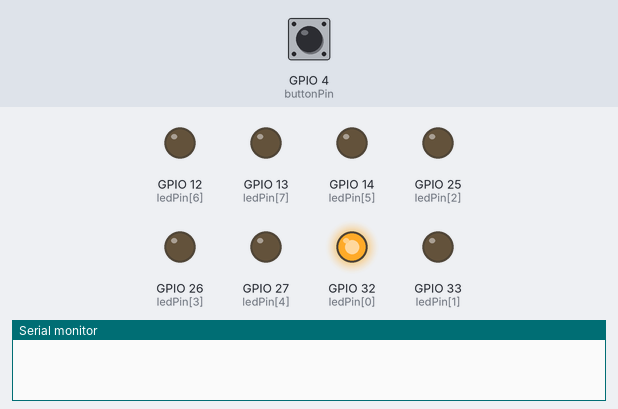
Recording of a sketch running on a simulated ESP32. Parts: output pins drawn as LEDs (lit = HIGH), the last lines printed to the serial monitor. The inputs (shaded band) are chosen by the test bench; at power-on: GPIO 4 (buttonPin) HIGH.

Above: at 1.2 s.
1.3 s: GPIO 4 (buttonPin) pulled LOW for 0.15 s
At 2.5 s:
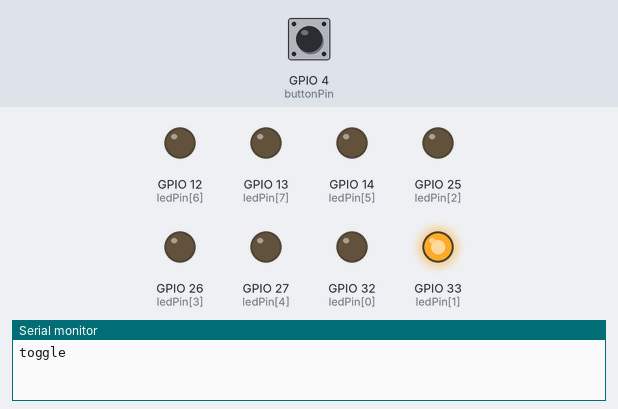
2.9 s: GPIO 4 (buttonPin) pulled LOW for 1 s
At 3.8 s:
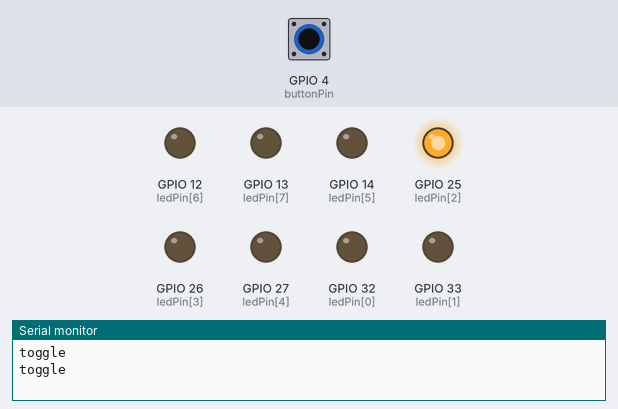
5.4 s: GPIO 4 (buttonPin) pulled LOW for 0.15 s
At 5.7 s:
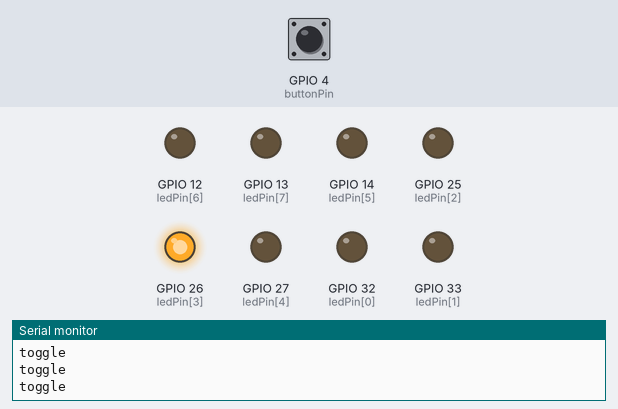
7.0 s: GPIO 4 (buttonPin) pulled LOW for 3.2 s
At 8.1 s:
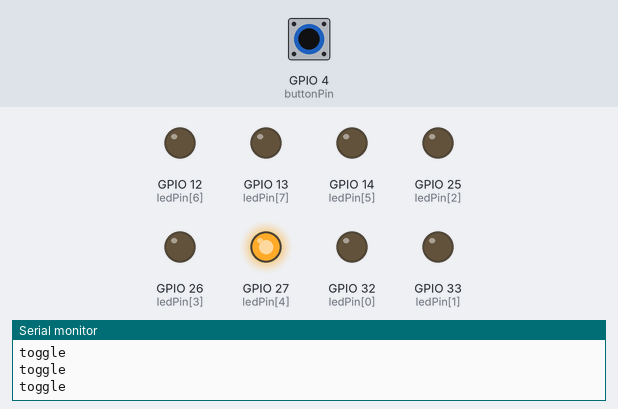
11.7 s: GPIO 4 (buttonPin) pulled LOW for 0.15 s
At 12.9 s:
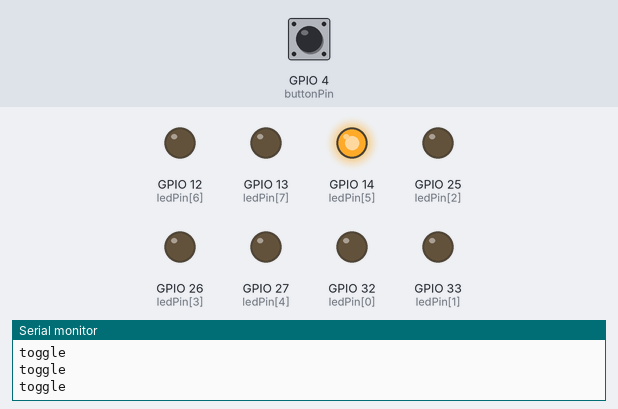
13.3 s: GPIO 4 (buttonPin) pulled LOW for 1 s
At 14.1 s:
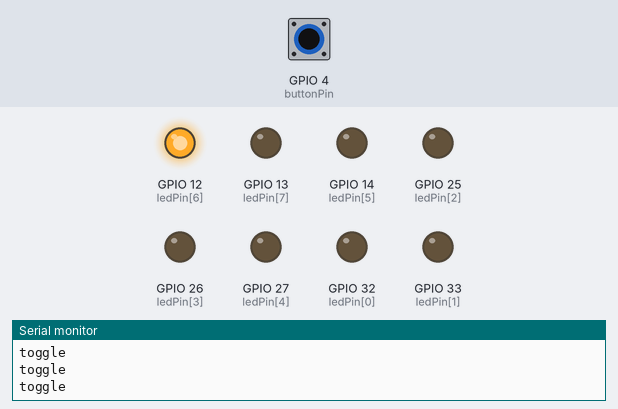
Timing chart, 0 to 16.3 s (numbered marks = the images above; inputs shaded):
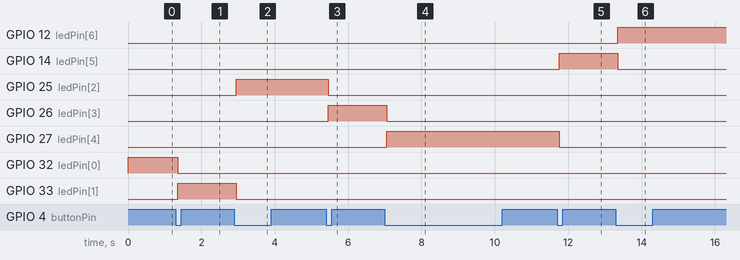

The sketch:

walking-light.ino
```cpp
/* Walking light
 * Exactly one LED out of eight is lit at a time. Each debounced button
 * press advances the lit LED by one position, wrapping from the last
 * LED back to the first.
 */

const int ledPin[] = {32, 33, 25, 26, 27, 14, 12, 13};
// Order must match the physical layout on the breadboard (index 0 = LED 1).

const int buttonPin = 4;
const unsigned long debounceDelay = 50;

int lastReading = HIGH;
int buttonState = HIGH;
unsigned long lastChangeTime = 0;

int ledNumber = 0;
// Index of the LED currently lit (0-7). Not const - it has to change on
// every valid press. Starts at 0 so ledPin[0] is the starting LED.

void setup() {
  Serial.begin(115200);

  for (int pin : ledPin) {
    pinMode(pin, OUTPUT);
    digitalWrite(pin, LOW); // LOW = off (normal, non-inverted wiring)
  }

  pinMode(buttonPin, INPUT_PULLUP);

  digitalWrite(ledPin[0], HIGH);
  // Light the first LED before loop() ever runs - this is the required
  // starting state, not something that happens after the first press.
  // NOTE: if your LEDs are wired inverted, flip every HIGH/LOW pair in
  // this file for "on" and "off" to mean the right thing physically.
}

void loop() {
  int reading = digitalRead(buttonPin);

  if (reading != lastReading) {
    lastChangeTime = millis();
  }

  if (millis() - lastChangeTime > debounceDelay) {
    if (reading != buttonState) {
      buttonState = reading;

      if (buttonState == LOW) {
        digitalWrite(ledPin[ledNumber], LOW);  // turn off the old position

        ledNumber++;
        if (ledNumber >= 8) {
          ledNumber = 0; // wrap back to the first LED
        }

        digitalWrite(ledPin[ledNumber], HIGH); // turn on the new position

        Serial.println("toggle");
      }
    }
  }

  lastReading = reading;
}

/* Note on approach: this does NOT use a boolean "toggle" the way the
 * debounce examples do. There, flipping between exactly two states makes
 * sense. Here, the action is "move to a specific position" - the old LED
 * is always turned off and the new one is always turned on explicitly,
 * which is why ledNumber is an int index rather than a bool.
 *
 * Order matters: the old LED must be turned off using ledNumber BEFORE
 * it's incremented. Do it after, and you lose track of which LED needs
 * to be turned off.
 */
```

Measured:
- after the input at 1.3 s, GPIO 32 (ledPin[0]): HIGH → LOW after 0.05 s; GPIO 33 (ledPin[1]): LOW → HIGH after 0.05 s
- after the input at 2.9 s, GPIO 25 (ledPin[2]): LOW → HIGH after 0.05 s; GPIO 33 (ledPin[1]): HIGH → LOW after 0.05 s
- after the input at 5.4 s, GPIO 25 (ledPin[2]): HIGH → LOW after 0.05 s; GPIO 26 (ledPin[3]): LOW → HIGH after 0.05 s
- after the input at 7.0 s, GPIO 26 (ledPin[3]): HIGH → LOW after 0.05 s; GPIO 27 (ledPin[4]): LOW → HIGH after 0.05 s
- after the input at 11.7 s, GPIO 14 (ledPin[5]): LOW → HIGH after 0.05 s; GPIO 27 (ledPin[4]): HIGH → LOW after 0.05 s
- after the input at 13.3 s, GPIO 12 (ledPin[6]): LOW → HIGH after 0.05 s; GPIO 14 (ledPin[5]): HIGH → LOW after 0.05 s
